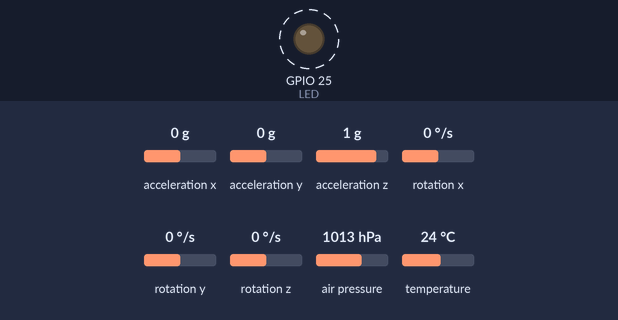
Recording of a sketch running on a simulated ESP32. Parts: output pins drawn as LEDs (lit = HIGH). Dashed ring = blinking. The inputs (shaded band) are chosen by the test bench; at power-on: acceleration x 0 g, acceleration y 0 g, acceleration z 1 g, rotation x 0 °/s, rotation y 0 °/s, rotation z 0 °/s, air pressure 1013 hPa, temperature 24 °C. Storage starts empty; no radio packets arrive unless stated; pins used as bus, display or sensor lines are not drawn; what the sketch prints to the serial monitor is not drawn.

Above: at 1.6 s.
Timing chart, 0 to 4.1 s (numbered marks = the images above):
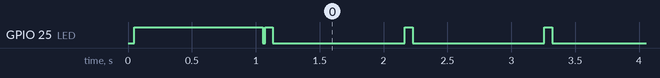

Measured:
- by itself, GPIO 25 (LED): repeats every 1.1 s: HIGH 0.06 s, LOW 1.0 s

The sketch:

CANSAT2023_TX_v3.1.ino
```cpp
/*
  Versión CANSAT ARGENTINA 2026 con Diagnóstico, MicroSD y Giroscopio (MPU6050)
  Basado en la v3.1
*/
#include <Wire.h>
#include <SPI.h>
#include <LoRa.h>
#include <Adafruit_BMP280.h>
#include <Adafruit_MPU6050.h>
#include <Adafruit_Sensor.h>
#include <SD.h>

Adafruit_BMP280 bmp;
Adafruit_MPU6050 mpu;

char Version[] = "v3.2 - 2026";

// Pines LoRa
#define CS    18
#define RST   14
#define IRQ   26
#define LED   25

// Pin de Chip Select para la MicroSD
#define SD_CS 13

#define SERIAL_BAUDRATE   115200
#define INTERVAL_TIME_TX  1000

#define LORA_FREQUENCY      927000000
#define LORA_SYNC_WORD      0x7F
#define LORA_POWER          17
#define LORA_SPREAD_FACTOR  7
#define LORA_SIG_BANDWIDTH  125E3
#define LORA_CODING_RATE    5

#define SCK   5
#define MISO  19
#define MOSI  27
#define SS    18

double baseline;
double T, P, A;
float gyroX, gyroY, gyroZ;
unsigned int pktNumber = 0;
double bitRate;
bool sdDisponible = false;

void setup()
{
  Serial.begin(SERIAL_BAUDRATE);

  pinMode(LED, OUTPUT);
  pinMode(RST, OUTPUT);
  digitalWrite(RST, HIGH);

  LoRa.setPins(CS, RST, IRQ);
  SPI.begin(SCK, MISO, MOSI, SS);

  while (!LoRa.begin(LORA_FREQUENCY))
  {
      Serial.println("No arranca el LoRa");
      delay(1000);
  }

  LoRa.setTxPower(LORA_POWER);
  LoRa.setSpreadingFactor(LORA_SPREAD_FACTOR);
  LoRa.setSignalBandwidth(LORA_SIG_BANDWIDTH);
  LoRa.setCodingRate4(LORA_CODING_RATE);
  LoRa.setSyncWord(LORA_SYNC_WORD);

  bitRate = (LORA_SPREAD_FACTOR * (LORA_SIG_BANDWIDTH / pow(2, LORA_SPREAD_FACTOR))) * (4.0 / LORA_CODING_RATE);
  Serial.println("LoRa OK!");

  // Inicialización de la MicroSD
  Serial.print("Iniciando Tarjeta MicroSD...");
  if (!SD.begin(SD_CS, SPI)) {
    Serial.println(" [ERROR] No montada / Ausente.");
    sdDisponible = false;
  } else {
    Serial.println(" [OK]");
    sdDisponible = true;

    File dataFile = SD.open("/telemetria.csv", FILE_APPEND);
    if (dataFile) {
      if (dataFile.size() == 0) {
        // Se agregaron las columnas del giroscopio al encabezado
        dataFile.println("Packet,PresionBase_hPa,Presion_hPa,Altura_m,Temp_C,GyroX_rads,GyroY_rads,GyroZ_rads");
      }
      dataFile.close();
    }
  }

  // Iniciar bus I2C para ambos sensores (SDA=23, SCL=22)
  Wire.begin(23, 22);

  // Inicialización del BMP280
  bool bmpIsInit = false;
  Serial.println("Iniciando BMP280...");
  digitalWrite(LED, HIGH);

  do {
        delay(1000);
        if (bmp.begin(0x76))
        {
              Serial.println("BMP280 inicio OK");
              readTempPressure();
              baseline = P;
              Serial.print("Presion Base: ");
              Serial.print(baseline * 0.01);
              Serial.println(" hPa");
              bmpIsInit = true;
        }
        else
        {
          Serial.println("Buscando sensor BMP280...");
        }
      } while (!bmpIsInit);

  // Inicialización del MPU6050
  Serial.println("Iniciando MPU6050...");
  if (!mpu.begin()) {
    Serial.println("Error al iniciar MPU6050. Verifica conexiones!");
  } else {
    Serial.println("MPU6050 inicio OK");
    mpu.setGyroRange(MPU6050_RANGE_500_DEG);
    mpu.setFilterBandwidth(MPU6050_BAND_21_HZ);
  }

  digitalWrite(LED, LOW);
}

void loop()
{
  readTempPressure();
  readGyro();
  pktNumber++;

  // Armar trama agregando las 3 variables nuevas del giroscopio
  String dataString = String(pktNumber) + "," +
                      String(baseline * 0.01, 2) + "," +
                      String(P * 0.01, 2) + "," +
                      String(A, 2) + "," +
                      String(T, 1) + "," +
                      String(gyroX, 2) + "," +
                      String(gyroY, 2) + "," +
                      String(gyroZ, 2);

  // =========================================================================
  // IMPRESIÓN DETALLADA PARA CHEQUEO PRE-VUELO EN MONITOREO SERIAL
  // =========================================================================
  Serial.print("TX - Version: "); Serial.println(Version);
  Serial.print("Paquete N°: "); Serial.println(pktNumber);
  Serial.print("Temperatura: "); Serial.print(T, 1); Serial.println(" °C");
  Serial.print("Presion Absoluta: "); Serial.print(P * 0.01, 2); Serial.println(" hPa");
  Serial.print("Altura Relativa: "); Serial.print(A, 2); Serial.println(" m");
  Serial.print("Giroscopio (rad/s): X="); Serial.print(gyroX, 2);
  Serial.print(" | Y="); Serial.print(gyroY, 2);
  Serial.print(" | Z="); Serial.println(gyroZ, 2);
  Serial.print("Trama enviada [RAW]: "); Serial.println(dataString);

  // 1. Enviar por LoRa
  digitalWrite(LED, HIGH);
  LoRa.beginPacket();
  LoRa.print(dataString);
  LoRa.endPacket();
  digitalWrite(LED, LOW);

  // 2. Guardar en MicroSD y notificar en pantalla
  if (sdDisponible) {
    guardarEnSD(dataString);
  } else {
    Serial.println("SD: No disponible (sin guardado a bordo)");
  }

  if (pktNumber >= 65500) pktNumber = 0;

  Serial.println("=====================================================================");
  delay(INTERVAL_TIME_TX);
}

void readTempPressure()
{
  T = bmp.readTemperature();
  P = bmp.readPressure();
  A = bmp.readAltitude();
}

void readGyro()
{
  sensors_event_t a_event, g_event, temp_event;
  mpu.getEvent(&a_event, &g_event, &temp_event);

  // Guardamos las velocidades angulares en radianes por segundo
  gyroX = g_event.gyro.x;
  gyroY = g_event.gyro.y;
  gyroZ = g_event.gyro.z;
}

void guardarEnSD(String datos) {
  File dataFile = SD.open("/telemetria.csv", FILE_APPEND);

  if (dataFile) {
    dataFile.println(datos);
    dataFile.close();
    Serial.println("SD: Guardado exitoso.");
  } else {
    Serial.println("SD: Error al escribir archivo.");
  }
}
```
